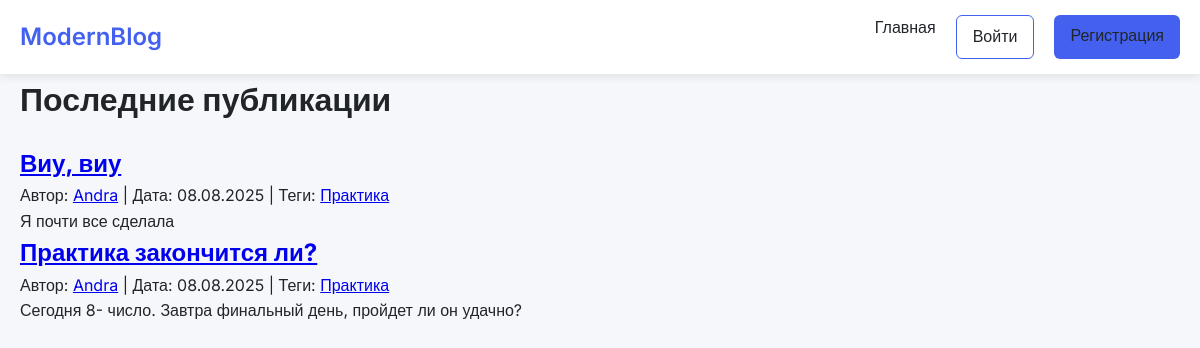
The page / on the database its author committed.
### app.py (models this page shows)
class Post(db.Model):
    id = db.Column(db.Integer, primary_key=True)
    title = db.Column(db.String(100), nullable=False)
    content = db.Column(db.Text, nullable=False)
    date_posted = db.Column(db.DateTime, nullable=False, default=datetime.utcnow)
    is_public = db.Column(db.Boolean, default=True)
    tags = db.Column(db.String(200))
    user_id = db.Column(db.Integer, db.ForeignKey('user.id'), nullable=False)
    comments = db.relationship('Comment', backref='post', lazy=True)

class User(UserMixin, db.Model):
    id = db.Column(db.Integer, primary_key=True)
    username = db.Column(db.String(80), unique=True, nullable=False)
    password = db.Column(db.String(120), nullable=False)
    posts = db.relationship('Post', backref='author', lazy=True)
    comments = db.relationship('Comment', backref='author', lazy=True)
    following = db.relationship('Follow', foreign_keys='Follow.follower_id', backref='follower', lazy=True)
    followers = db.relationship('Follow', foreign_keys='Follow.followed_id', backref='followed', lazy=True)

### app.py (the view)
@app.route('/')
def home():
    posts = Post.query.filter_by(is_public=True).order_by(Post.date_posted.desc()).all()
    return render_template('index.html', posts=posts)

### templates/index.html (shortened to what this page needs)
{% extends "base.html" %}
{% block content %}
<h1>Последние публикации</h1>
{% for post in posts %}
<div class="post">
  <h2><a href="{{ url_for('view_post', post_id=post.id) }}">{{ post.title }}</a></h2>
  <div class="meta">
    Автор: <a href="#">{{ post.author.username }}</a> |
    Дата: {{ post.date_posted.strftime('%d.%m.%Y') }} |
    Теги:
    {% for tag in post.tags.split(',') if tag %}
    <a href="{{ url_for('posts_by_tag', tag=tag.strip()) }}">{{ tag.strip() }}</a>
    {% endfor %}
  </div>
  <p>{{ post.content[:150] }}{% if post.content|length > 150 %}...{% endif %}</p>
</div>
{% endfor %}
{% endblock %}

### templates/base.html (shortened to what this page needs)
<!DOCTYPE html>
<html lang="ru">
<head>
</head>
<body>
<header>
    <div class="container">
        <nav>
            <a href="/" class="logo">ModernBlog</a>
            <div class="nav-links">
                <a href="{{ url_for('home') }}">Главная</a>
                {% if current_user.is_authenticated %}
                <a href="{{ url_for('new_post') }}">Новый пост</a>
                <a href="{{ url_for('feed') }}">Моя лента</a>
                <a href="{{ url_for('logout') }}" class="btn btn-outline">Выйти</a>
                {% else %}
                <a href="{{ url_for('login') }}" class="btn btn-outline">Войти</a>
                <a href="{{ url_for('register') }}" class="btn btn-primary">Регистрация</a>
                {% endif %}
            </div>
        </nav>
    </div>
</header>
<main class="container">
    {% block content %}{% endblock %}
</main>
</body>
</html>

### templates/base.html (style rules this page uses)
:root { --primary: #4361ee; --secondary: #3f37c9; --light: #f8f9fa; --dark: #212529; --gray: #6c757d; --success: #4bb543; --danger: #ff3333; }
* { margin: 0; padding: 0; box-sizing: border-box; }
body { font-family: 'Inter', sans-serif; line-height: 1.6; color: var(--dark); background-color: #f5f7fb; padding: 0; margin: 0; }
.container { max-width: 1200px; margin: 0 auto; padding: 0 20px; }
header { background: white; box-shadow: 0 2px 10px rgba(0,0,0,0.1); padding: 15px 0; position: sticky; top: 0; z-index: 100; }
nav { display: flex; justify-content: space-between; align-items: center; }
.logo { font-size: 1.5rem; font-weight: 600; color: var(--primary); text-decoration: none; }
.nav-links { display: flex; gap: 20px; }
.nav-links a { color: var(--dark); text-decoration: none; font-weight: 500; transition: color 0.3s; }
.btn { display: inline-block; padding: 8px 16px; border-radius: 6px; font-weight: 500; cursor: pointer; transition: all 0.3s; text-decoration: none; border: none; }
.btn-primary { background: var(--primary); color: white; }
.btn-outline { border: 1px solid var(--primary); color: var(--primary); background: transparent; }
main { padding: 40px 0; }
h1 { font-size: 2rem; margin-bottom: 20px; }

### rows shown on the page
Post: title "Виу, виу", author.username "Andra", date_posted "08.08.2025", strip "Практика", content "Я почти все сделала"
Post: title "Практика закончится ли?", author.username "Andra", date_posted "08.08.2025", strip "Практика", content "Сегодня 8- число. Завтра финальный день, пройдет ли он удачно?"
